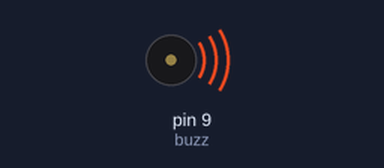
The sketch below on a simulated Arduino Uno, built with avr-gcc and run on an emulated ATmega328P. Parts: buzzer (waves = sounding).

Above: at 0.2 s.
At 9.7 s:
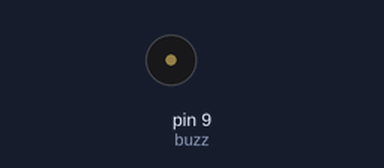
Timing chart, 0 to 10.4 s (numbered marks = the images above):
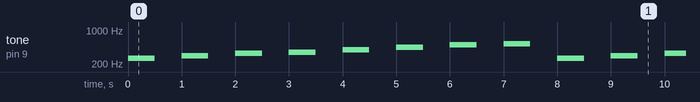

Measured:
- by itself, tone on pin 9 (buzz): repeats every 8.0 s: silent 0.50 s, 294 Hz 0.50 s, silent 0.50 s, 330 Hz 0.50 s, silent 0.50 s, 349 Hz 0.50 s, silent 0.50 s, 392 Hz 0.50 s, silent 0.50 s, 440 Hz 0.50 s, silent 0.50 s, 494 Hz 0.50 s, silent 0.50 s, 524 Hz 0.50 s, silent 0.50 s, 262 Hz 0.50 s

The sketch:

Buzzer3.ino
```cpp
int Do = 262, Re = 294 , Mi = 330 , Fa = 349 , Sol = 392,
    La = 440 , Si = 494, Do2 = 524;


int buzz = 9;
int wait = 0; // প্রথমে আমরা  wait কে জিরো ধরে শুরু করি, পরে মান ধরে নিব

void setup()
{
  pinMode(buzz, OUTPUT);
}


void loop()
{
  wait = 500;

   /* wait means how much we want to wait in each step, here
   500 microseconds or 200 microseconds */


  tone(buzz, Do, wait);
  delay(1000);

  tone(buzz, Re, wait);
  delay(1000);

  tone(buzz, Mi, wait);
  delay(1000);

  tone(buzz, Fa, wait); //this note might sound too sharp
  delay(1000);

  tone(buzz, Sol, wait);
  delay(1000);

  tone(buzz, La, wait);
  delay(1000);

  tone(buzz, Si, wait);
  delay(1000);

  tone(buzz, Do2, wait);
  delay(1000);

  noTone(buzz); // this stops the buzzer sound

}
```
